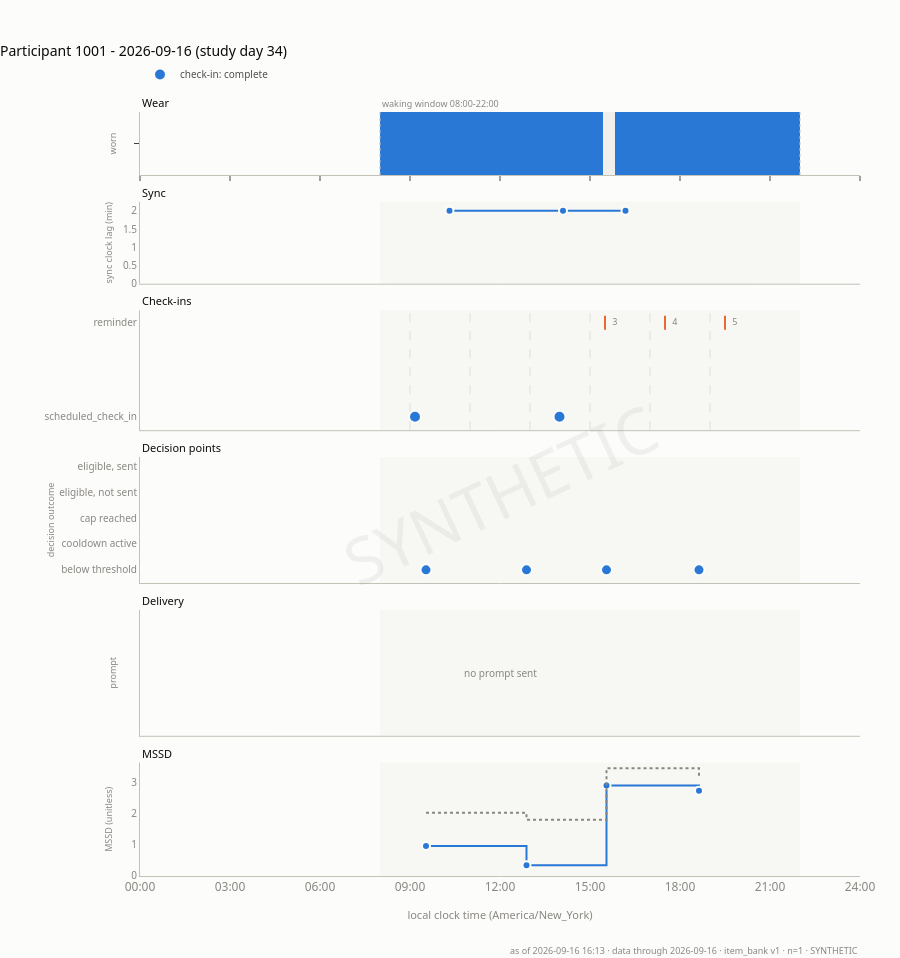

The notebook cell saved with this chart:
### Markdown cell above
## 3A - Six-lane daily strip

### Code cell
# One day, six lanes, one shared clock. Top to bottom:
#   Wear      - minute-by-minute presence of a heart-rate sample; the shaded
#               band is the 08:00-22:00 waking window that wear is scored
#               against, and gaps past 2h inside it are filled red.
#   Sync      - how far behind the device's sync clock had fallen. A blank lane
#               means no writer, never a flat line at zero.
#   Check-ins - slot boundaries as dashed rules, submissions coloured by
#               completeness, reminder ticks labelled with their slot index.
#   Decisions - one row per engine outcome, so position carries identity.
#   Delivery  - push to device to receipt as bar length, with the 2h outcome
#               window shaded and the linked check-in marked inside it.
#   MSSD      - observed volatility against the threshold it was compared to.
# On this day participant 1001 wore the watch 815 of 1440 minutes with one gap
# past two hours, synced 3 times, submitted 2 of 6 check-ins after 3 reminders,
# and produced 4 decision points - all four "below within-person threshold", so
# no prompt was sent and the delivery lane is empty.
plot_timeline_day(TIMELINE_USER, TIMELINE_DATE)

### Figure 1 — Plotly figure (JSON) as saved in the notebook; plotly's stock layout.template omitted (floating-point values rounded to 4 significant figures; data arrays with more than 128 entries replaced by an {"elided": "..."} marker saying what was removed)
{"data": [{"colorscale": [[0, "rgba(0,0,0,0)"], [1, "#2a78d6"]], "hovertemplate": "minute %{x}<extra></extra>", "showscale": false, "type": "heatmap", "x": {"elided": "1440 int values"}, "xaxis": "x", "y": ["worn"], "yaxis": "y", "z": {"elided": "1x1440 int values"}}, {"hovertemplate": "sync at %{x:.0f} min<br>clock %{y:.0f} min behind<extra></extra>", "line": {"color": "#2a78d6", "shape": "hv", "width": 2}, "marker": {"color": "#2a78d6", "line": {"color": "#fcfcfb", "width": 2}, "size": 8}, "mode": "lines+markers", "showlegend": false, "type": "scatter", "x": [619, 846, 971], "xaxis": "x2", "y": [2, 2, 2], "yaxis": "y2"}, {"customdata": [[130, "100%", "no"], [131, "100%", "no"]], "hovertemplate": "EMA %{customdata[0]} (%{y})<br>completeness %{customdata[1]}<br>missing B1/B2: %{customdata[2]}<extra></extra>", "legendgroup": "complete", "marker": {"color": "#2a78d6", "line": {"color": "#fcfcfb", "width": 2}, "size": 12}, "mode": "markers", "name": "check-in: complete", "showlegend": true, "type": "scatter", "x": [550, 839], "xaxis": "x3", "y": ["scheduled_check_in", "scheduled_check_in"], "yaxis": "y3"}, {"hovertemplate": "reminder, slot index %{text}<extra></extra>", "marker": {"line": {"color": "#eb6834", "width": 2}, "size": 10, "symbol": "line-ns"}, "mode": "markers+text", "showlegend": false, "text": ["3", "4", "5"], "textfont": {"color": "#898781", "size": 9}, "textposition": "middle right", "type": "scatter", "x": [930, 1050, 1170], "xaxis": "x3", "y": ["reminder", "reminder", "reminder"], "yaxis": "y3"}, {"customdata": [["dp-1001-2026-09-16-0", 0.964, null], ["dp-1001-2026-09-16-1", 0.335, null], ["dp-1001-2026-09-16-2", 2.915, null], ["dp-1001-2026-09-16-3", 2.749, null]], "hovertemplate": "%{customdata[0]}<br>MSSD %{customdata[1]}<br>draw %{customdata[2]}<extra></extra>", "marker": {"color": "#2a78d6", "line": {"color": "#fcfcfb", "width": 2}, "size": 11}, "mode": "markers", "showlegend": false, "type": "scatter", "x": [572, 773, 933, 1118], "xaxis": "x4", "y": ["below threshold", "below threshold", "below threshold", "below threshold"], "yaxis": "y4"}, {"customdata": [], "hovertemplate": "%{customdata[0]}<br>MSSD %{customdata[1]}<br>draw %{customdata[2]}<extra></extra>", "marker": {"color": "#eb6834", "line": {"color": "#fcfcfb", "width": 2}, "size": 11}, "mode": "markers", "showlegend": false, "type": "scatter", "x": [], "xaxis": "x4", "y": [], "yaxis": "y4"}, {"customdata": [], "hovertemplate": "%{customdata[0]}<br>MSSD %{customdata[1]}<br>draw %{customdata[2]}<extra></extra>", "marker": {"color": "#1baf7a", "line": {"color": "#fcfcfb", "width": 2}, "size": 11}, "mode": "markers", "showlegend": false, "type": "scatter", "x": [], "xaxis": "x4", "y": [], "yaxis": "y4"}, {"customdata": [], "hovertemplate": "%{customdata[0]}<br>MSSD %{customdata[1]}<br>draw %{customdata[2]}<extra></extra>", "marker": {"color": "#eda100", "line": {"color": "#fcfcfb", "width": 2}, "size": 11}, "mode": "markers", "showlegend": false, "type": "scatter", "x": [], "xaxis": "x4", "y": [], "yaxis": "y4"}, {"customdata": [], "hovertemplate": "%{customdata[0]}<br>MSSD %{customdata[1]}<br>draw %{customdata[2]}<extra></extra>", "marker": {"color": "#e87ba4", "line": {"color": "#fcfcfb", "width": 2}, "size": 11}, "mode": "markers", "showlegend": false, "type": "scatter", "x": [], "xaxis": "x4", "y": [], "yaxis": "y4"}, {"hoverinfo": "skip", "marker": {"color": "rgba(0,0,0,0)", "size": 0.1}, "mode": "markers", "showlegend": false, "type": "scatter", "x": [null, null, null, null, null], "xaxis": "x4", "y": ["below threshold", "cooldown active", "cap reached", "eligible, not sent", "eligible, sent"], "yaxis": "y4"}, {"hovertemplate": "observed %{y:.3f}<extra></extra>", "line": {"color": "#2a78d6", "shape": "hv", "width": 2}, "marker": {"color": "#2a78d6", "line": {"color": "#fcfcfb", "width": 2}, "size": 8}, "mode": "lines+markers", "name": "observed MSSD", "showlegend": false, "type": "scatter", "x": [572, 773, 933, 1118], "xaxis": "x6", "y": [0.964, 0.335, 2.915, 2.749], "yaxis": "y6"}, {"hovertemplate": "threshold %{y:.3f}<extra></extra>", "line": {"color": "#898781", "dash": "dot", "shape": "hv", "width": 2}, "mode": "lines", "name": "threshold", "showlegend": false, "type": "scatter", "x": [572, 773, 933, 1118], "xaxis": "x6", "y": [2.037, 1.811, 3.477, 3.232], "yaxis": "y6"}], "layout": {"annotations": [{"font": {"color": "#0b0b0b", "size": 11}, "showarrow": false, "text": "Wear", "x": 0, "xanchor": "left", "xref": "paper", "y": 1, "yanchor": "bottom", "yref": "paper"}, {"font": {"color": "#0b0b0b", "size": 11}, "showarrow": false, "text": "Sync", "x": 0, "xanchor": "left", "xref": "paper", "y": 0.8825, "yanchor": "bottom", "yref": "paper"}, {"font": {"color": "#0b0b0b", "size": 11}, "showarrow": false, "text": "Check-ins", "x": 0, "xanchor": "left", "xref": "paper", "y": 0.7403, "yanchor": "bottom", "yref": "paper"}, {"font": {"color": "#0b0b0b", "size": 11}, "showarrow": false, "text": "Decision points", "x": 0, "xanchor": "left", "xref": "paper", "y": 0.5485, "yanchor": "bottom", "yref": "paper"}, {"font": {"color": "#0b0b0b", "size": 11}, "showarrow": false, "text": "Delivery", "x": 0, "xanchor": "left", "xref": "paper", "y": 0.3485, "yanchor": "bottom", "yref": "paper"}, {"font": {"color": "#0b0b0b", "size": 11}, "showarrow": false, "text": "MSSD", "x": 0, "xanchor": "left", "xref": "paper", "y": 0.1485, "yanchor": "bottom", "yref": "paper"}, {"font": {"color": "#898781", "size": 9}, "showarrow": false, "text": "waking window 08:00-22:00", "x": 480, "xanchor": "left", "xref": "x", "y": 1, "yanchor": "bottom", "yref": "y domain"}, {"font": {"color": "#898781", "size": 10}, "showarrow": false, "text": "no prompt sent", "x": 720, "xref": "x5", "y": 0.5, "yref": "y5 domain"}, {"font": {"color": "#898781", "family": "system-ui, -apple-system, \"Segoe UI\", sans-serif", "size": 9}, "showarrow": false, "text": "as of 2026-09-16 16:13 · data through 2026-09-16 · item_bank v1 · n=1 · SYNTHETIC", "x": 1, "xanchor": "right", "xref": "paper", "y": 0, "yanchor": "top", "yref": "paper", "yshift": -66}, {"font": {"color": "#898781", "family": "system-ui, -apple-system, \"Segoe UI\", sans-serif", "size": 64}, "opacity": 0.1, "showarrow": false, "text": "SYNTHETIC", "textangle": -25, "x": 0.5, "xref": "paper", "y": 0.5, "yref": "paper"}], "font": {"color": "#52514e", "family": "system-ui, -apple-system, \"Segoe UI\", sans-serif", "size": 12}, "height": 958, "hoverlabel": {"bgcolor": "#fcfcfb", "font": {"color": "#0b0b0b", "family": "system-ui, -apple-system, \"Segoe UI\", sans-serif"}}, "hovermode": "x unified", "legend": {"font": {"color": "#52514e", "size": 10}, "orientation": "h", "x": 0, "y": 1.03, "yanchor": "bottom"}, "margin": {"b": 82, "l": 140, "r": 40, "t": 112}, "paper_bgcolor": "#fcfcfb", "plot_bgcolor": "#fcfcfb", "shapes": [{"fillcolor": "#f0efec", "layer": "below", "line": {"width": 0}, "opacity": 1, "type": "rect", "x0": 480, "x1": 1320, "xref": "x", "y0": 0, "y1": 1, "yref": "y domain"}, {"line": {"color": "#c3c2b7", "dash": "dot", "width": 1}, "type": "line", "x0": 480, "x1": 480, "xref": "x", "y0": 0, "y1": 1, "yref": "y domain"}, {"line": {"color": "#c3c2b7", "dash": "dot", "width": 1}, "type": "line", "x0": 1320, "x1": 1320, "xref": "x", "y0": 0, "y1": 1, "yref": "y domain"}, {"line": {"color": "#e1e0d9", "dash": "dash", "width": 1}, "type": "line", "x0": 540, "x1": 540, "y0": 0, "y1": 1, "yref": "y3 domain"}, {"line": {"color": "#e1e0d9", "dash": "dash", "width": 1}, "type": "line", "x0": 660, "x1": 660, "y0": 0, "y1": 1, "yref": "y3 domain"}, {"line": {"color": "#e1e0d9", "dash": "dash", "width": 1}, "type": "line", "x0": 780, "x1": 780, "y0": 0, "y1": 1, "yref": "y3 domain"}, {"line": {"color": "#e1e0d9", "dash": "dash", "width": 1}, "type": "line", "x0": 900, "x1": 900, "y0": 0, "y1": 1, "yref": "y3 domain"}, {"line": {"color": "#e1e0d9", "dash": "dash", "width": 1}, "type": "line", "x0": 1020, "x1": 1020, "y0": 0, "y1": 1, "yref": "y3 domain"}, {"line": {"color": "#e1e0d9", "dash": "dash", "width": 1}, "type": "line", "x0": 1140, "x1": 1140, "y0": 0, "y1": 1, "yref": "y3 domain"}, {"fillcolor": "#f0efec", "layer": "below", "line": {"width": 0}, "opacity": 0.45, "type": "rect", "x0": 480, "x1": 1320, "xref": "x2", "y0": 0, "y1": 1, "yref": "y2 domain"}, {"fillcolor": "#f0efec", "layer": "below", "line": {"width": 0}, "opacity": 0.45, "type": "rect", "x0": 480, "x1": 1320, "xref": "x3", "y0": 0, "y1": 1, "yref": "y3 domain"}, {"fillcolor": "#f0efec", "layer": "below", "line": {"width": 0}, "opacity": 0.45, "type": "rect", "x0": 480, "x1": 1320, "xref": "x4", "y0": 0, "y1": 1, "yref": "y4 domain"}, {"fillcolor": "#f0efec", "layer": "below", "line": {"width": 0}, "opacity": 0.45, "type": "rect", "x0": 480, "x1": 1320, "xref": "x5", "y0": 0, "y1": 1, "yref": "y5 domain"}, {"fillcolor": "#f0efec", "layer": "below", "line": {"width": 0}, "opacity": 0.45, "type": "rect", "x0": 480, "x1": 1320, "xref": "x6", "y0": 0, "y1": 1, "yref": "y6 domain"}], "showlegend": true, "title": {"font": {"color": "#0b0b0b", "size": 14}, "text": "Participant 1001 - 2026-09-16 (study day 34)", "x": 0, "xanchor": "left"}, "xaxis": {"anchor": "y", "domain": [0, 1], "gridcolor": "#e1e0d9", "linecolor": "#c3c2b7", "matches": "x6", "range": [0, 1440], "showgrid": false, "showspikes": true, "showticklabels": false, "spikecolor": "#c3c2b7", "spikedash": "dot", "spikemode": "across", "spikesnap": "cursor", "spikethickness": 1, "tickfont": {"color": "#898781"}, "ticktext": ["", "", "", "", "", "", "", "", ""], "tickvals": [0, 180, 360, 540, 720, 900, 1080, 1260, 1440], "zeroline": false}, "xaxis2": {"anchor": "y2", "domain": [0, 1], "gridcolor": "#e1e0d9", "linecolor": "#c3c2b7", "matches": "x6", "range": [0, 1440], "showgrid": false, "showspikes": true, "showticklabels": false, "spikecolor": "#c3c2b7", "spikedash": "dot", "spikemode": "across", "spikesnap": "cursor", "spikethickness": 1, "tickfont": {"color": "#898781"}, "ticktext": ["", "", "", "", "", "", "", "", ""], "tickvals": [0, 180, 360, 540, 720, 900, 1080, 1260, 1440], "zeroline": false}, "xaxis3": {"anchor": "y3", "domain": [0, 1], "gridcolor": "#e1e0d9", "linecolor": "#c3c2b7", "matches": "x6", "range": [0, 1440], "showgrid": false, "showspikes": true, "showticklabels": false, "spikecolor": "#c3c2b7", "spikedash": "dot", "spikemode": "across", "spikesnap": "cursor", "spikethickness": 1, "tickfont": {"color": "#898781"}, "ticktext": ["", "", "", "", "", "", "", "", ""], "tickvals": [0, 180, 360, 540, 720, 900, 1080, 1260, 1440], "zeroline": false}, "xaxis4": {"anchor": "y4", "domain": [0, 1], "gridcolor": "#e1e0d9", "linecolor": "#c3c2b7", "matches": "x6", "range": [0, 1440], "showgrid": false, "showspikes": true, "showticklabels": false, "spikecolor": "#c3c2b7", "spikedash": "dot", "spikemode": "across", "spikesnap": "cursor", "spikethickness": 1, "tickfont": {"color": "#898781"}, "ticktext": ["", "", "", "", "", "", "", "", ""], "tickvals": [0, 180, 360, 540, 720, 900, 1080, 1260, 1440], "zeroline": false}, "xaxis5": {"anchor": "y5", "domain": [0, 1], "gridcolor": "#e1e0d9", "linecolor": "#c3c2b7", "matches": "x6", "range": [0, 1440], "showgrid": false, "showspikes": true, "showticklabels": false, "spikecolor": "#c3c2b7", "spikedash": "dot", "spikemode": "across", "spikesnap": "cursor", "spikethickness": 1, "tickfont": {"color": "#898781"}, "ticktext": ["", "", "", "", "", "", "", "", ""], "tickvals": [0, 180, 360, 540, 720, 900, 1080, 1260, 1440], "zeroline": false}, "xaxis6": {"anchor": "y6", "domain": [0, 1], "gridcolor": "#e1e0d9", "linecolor": "#c3c2b7", "range": [0, 1440], "showgrid": false, "showspikes": true, "spikecolor": "#c3c2b7", "spikedash": "dot", "spikemode": "across", "spikesnap": "cursor", "spikethickness": 1, "tickfont": {"color": "#898781"}, "ticktext": ["00:00", "03:00", "06:00", "09:00", "12:00", "15:00", "18:00", "21:00", "24:00"], "tickvals": [0, 180, 360, 540, 720, 900, 1080, 1260, 1440], "title": {"font": {"color": "#898781", "size": 11}, "text": "local clock time (America/New_York)"}, "zeroline": false}, "yaxis": {"anchor": "x", "domain": [0.9175, 1], "linecolor": "#c3c2b7", "showgrid": false, "showticklabels": false, "tickfont": {"color": "#898781", "size": 10}, "title": {"font": {"color": "#898781", "size": 9}, "text": "worn"}, "zeroline": false}, "yaxis2": {"anchor": "x2", "domain": [0.7753, 0.8825], "linecolor": "#c3c2b7", "rangemode": "tozero", "showgrid": false, "tickfont": {"color": "#898781", "size": 10}, "title": {"font": {"color": "#898781", "size": 9}, "text": "sync clock lag (min)"}, "zeroline": false}, "yaxis3": {"anchor": "x3", "domain": [0.5835, 0.7403], "linecolor": "#c3c2b7", "showgrid": false, "tickfont": {"color": "#898781", "size": 10}, "zeroline": false}, "yaxis4": {"anchor": "x4", "categoryarray": ["below threshold", "cooldown active", "cap reached", "eligible, not sent", "eligible, sent", "other"], "categoryorder": "array", "domain": [0.3835, 0.5485], "linecolor": "#c3c2b7", "showgrid": false, "tickfont": {"color": "#898781", "size": 10}, "title": {"font": {"color": "#898781", "size": 9}, "text": "decision outcome"}, "zeroline": false}, "yaxis5": {"anchor": "x5", "domain": [0.1835, 0.3485], "linecolor": "#c3c2b7", "showgrid": false, "showticklabels": false, "tickfont": {"color": "#898781", "size": 10}, "title": {"font": {"color": "#898781", "size": 9}, "text": "prompt"}, "zeroline": false}, "yaxis6": {"anchor": "x6", "domain": [0, 0.1485], "linecolor": "#c3c2b7", "showgrid": false, "tickfont": {"color": "#898781", "size": 10}, "title": {"font": {"color": "#898781", "size": 9}, "text": "MSSD (unitless)"}, "zeroline": false}}}
